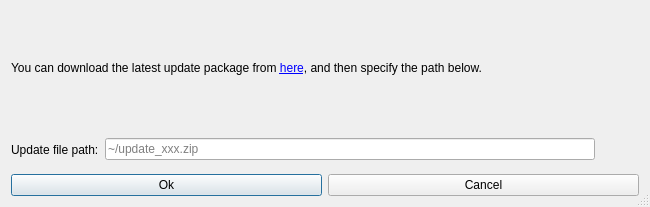
<?xml version="1.0" encoding="UTF-8"?>
<ui version="4.0">
 <class>Manual_update</class>
 <widget class="QDialog" name="Manual_update">
  <property name="geometry">
   <rect>
    <x>0</x>
    <y>0</y>
    <width>650</width>
    <height>207</height>
   </rect>
  </property>
  <property name="minimumSize">
   <size>
    <width>650</width>
    <height>0</height>
   </size>
  </property>
  <property name="maximumSize">
   <size>
    <width>16777215</width>
    <height>16777215</height>
   </size>
  </property>
  <property name="windowTitle">
   <string>Update manually</string>
  </property>
  <property name="sizeGripEnabled">
   <bool>true</bool>
  </property>
  <layout class="QGridLayout" name="gridLayout">
   <item row="0" column="0" colspan="3">
    <widget class="QLabel" name="label_3">
     <property name="text">
      <string>&lt;html&gt;&lt;head/&gt;&lt;body&gt;&lt;p&gt;You can download the latest update package from &lt;a href=&quot;http://phylosuite.jushengwu.com/updates/update.zip&quot;&gt;&lt;span style=&quot; text-decoration: underline; color:#0000ff;&quot;&gt;here&lt;/span&gt;&lt;/a&gt;, and then specify the path below.&lt;/p&gt;&lt;/body&gt;&lt;/html&gt;</string>
     </property>
     <property name="scaledContents">
      <bool>false</bool>
     </property>
     <property name="wordWrap">
      <bool>true</bool>
     </property>
     <property name="openExternalLinks">
      <bool>true</bool>
     </property>
     <property name="textInteractionFlags">
      <set>Qt::LinksAccessibleByMouse|Qt::TextSelectableByMouse</set>
     </property>
    </widget>
   </item>
   <item row="1" column="0">
    <widget class="QLabel" name="label">
     <property name="text">
      <string>Update file path:</string>
     </property>
    </widget>
   </item>
   <item row="1" column="1">
    <widget class="QLineEdit" name="lineEdit">
     <property name="dragEnabled">
      <bool>true</bool>
     </property>
     <property name="readOnly">
      <bool>true</bool>
     </property>
     <property name="placeholderText">
      <string>~/update_xxx.zip</string>
     </property>
    </widget>
   </item>
   <item row="1" column="2">
    <widget class="QToolButton" name="toolButton_3">
     <property name="styleSheet">
      <string notr="true"/>
     </property>
     <property name="text">
      <string/>
     </property>
     <property name="icon">
      <iconset resource="../myRes.qrc">
       <normaloff>:/picture/resourses/Open_folder_add_512px_1186192_easyicon.net.png</normaloff>:/picture/resourses/Open_folder_add_512px_1186192_easyicon.net.png</iconset>
     </property>
     <property name="iconSize">
      <size>
       <width>30</width>
       <height>30</height>
      </size>
     </property>
     <property name="checkable">
      <bool>false</bool>
     </property>
     <property name="checked">
      <bool>false</bool>
     </property>
     <property name="autoRaise">
      <bool>true</bool>
     </property>
    </widget>
   </item>
   <item row="2" column="0" colspan="3">
    <layout class="QHBoxLayout" name="horizontalLayout">
     <item>
      <widget class="QPushButton" name="pushButton">
       <property name="text">
        <string>Ok</string>
       </property>
       <property name="icon">
        <iconset resource="../myRes.qrc">
         <normaloff>:/picture/resourses/btn_ok.png</normaloff>:/picture/resourses/btn_ok.png</iconset>
       </property>
      </widget>
     </item>
     <item>
      <widget class="QPushButton" name="pushButton_2">
       <property name="text">
        <string>Cancel</string>
       </property>
       <property name="icon">
        <iconset resource="../myRes.qrc">
         <normaloff>:/picture/resourses/btn_close.png</normaloff>:/picture/resourses/btn_close.png</iconset>
       </property>
      </widget>
     </item>
    </layout>
   </item>
  </layout>
 </widget>
 <resources>
  <include location="../myRes.qrc"/>
 </resources>
 <connections/>
</ui>
